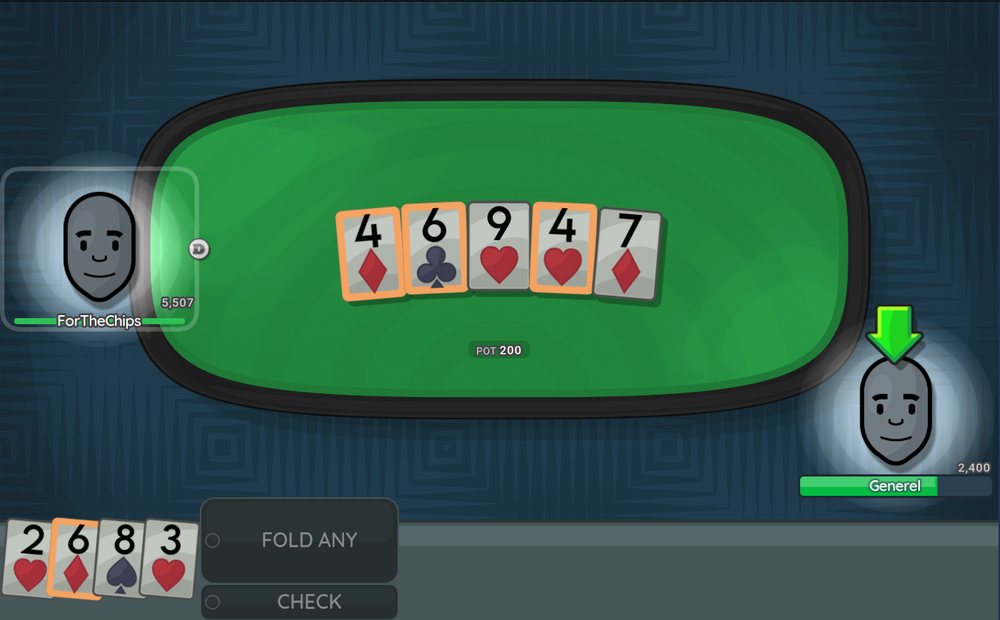
#> input picture pokerbot/triplejack/old/tests/sitting_real.png, 1000 x 620 px, shrunk from 1346 x 834 before the run
$ python test.py
#> lines starting #> are read from the running program, lines starting #| are printed output that depends on the picture; after the words box and inside, x2 and y2 are one past the last pixel; in counts of white or black regions, pixels touching at a corner belong together
import cv2
import numpy as np

# Function to check if a contour is likely a card
def is_card(contour, min_area=1000, max_area=10000, min_aspect_ratio=1.5, max_aspect_ratio=2.5):
    # Get the bounding rectangle of the contour
    x, y, w, h = cv2.boundingRect(contour)

    # Calculate area and aspect ratio
    area = w * h
    aspect_ratio = float(w) / h if h != 0 else 0

    print(area)

    # Check if the contour meets the criteria
    if min_area < area < max_area and min_aspect_ratio < aspect_ratio < max_aspect_ratio:
        return True
    return False

# Step 1: Read the image
image = cv2.imread('sitting_real.png')
#> image is the input picture: shape (620, 1000, 3); mean B, G, R 74.5, 88.4, 50.5

# Step 2: Preprocess the image
gray = cv2.cvtColor(image, cv2.COLOR_BGR2GRAY)
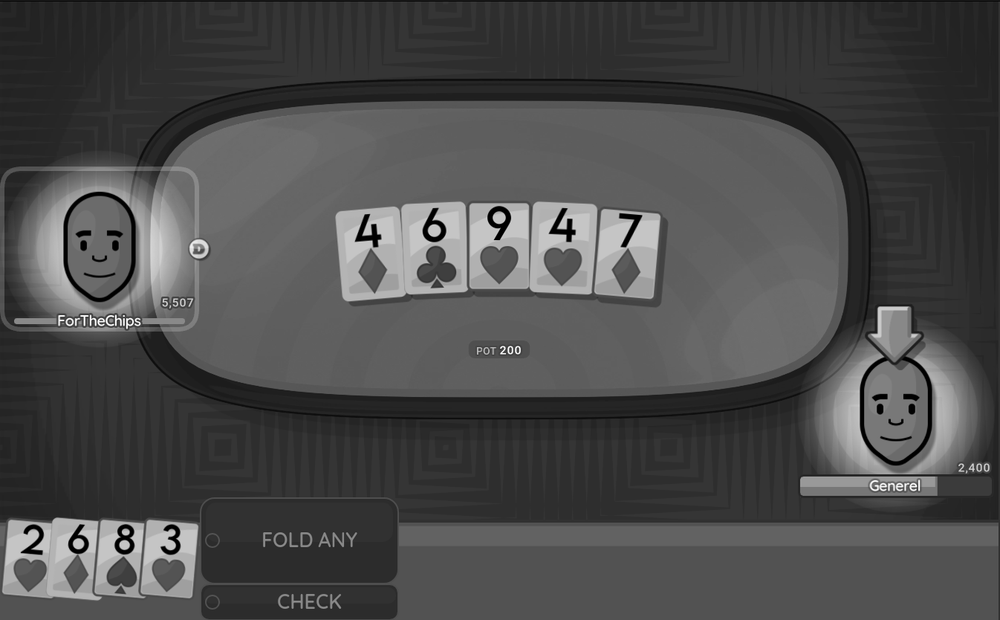
#> gray: shape (620, 1000); min 0, max 255, mean 75.5
_, edged = cv2.threshold(gray, 127, 255, cv2.THRESH_BINARY)
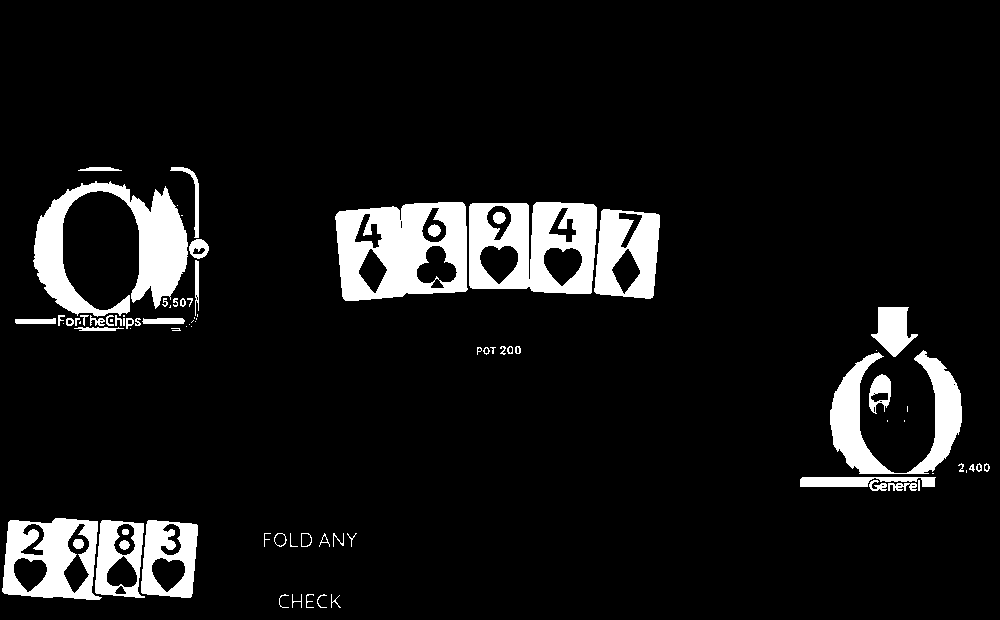
#> edged: shape (620, 1000); 8.4% white; 85 white regions (26 under 20 px)
# blurred = cv2.GaussianBlur(gray, (5, 5), 0)
# edged = cv2.Canny(gray, 50, 200)

# Step 3: Find contours
contours, _ = cv2.findContours(gray.copy(), cv2.RETR_CCOMP, cv2.CHAIN_APPROX_TC89_L1)
#> contours = 699 contours, 681 with area under 20; largest, box (x1, y1, x2, y2) and area: (0, 0, 1000, 620) 618381, (927, 380, 931, 435) 152, (861, 380, 865, 435) 152, (549, 221, 576, 240) 114, (359, 226, 381, 245) 108

# Step 4: Filter and approximate contours
card_contours = []
for contour in contours:
    # Approximate the contour
    epsilon = 0.02 * cv2.arcLength(contour, True)
    approx = cv2.approxPolyDP(contour, epsilon, True)

    # Check if the approximated contour has four points (a rectangle) and meets the card criteria
    if len(approx) == 4:
        card_contours.append(approx)
#> this loop made 699 passes
#> (epsilon, approx) on passes 2 to 4: (64.72, [[0, 0], [0, 619], [999, 619], [999, 0]]), (0.24, [[167, 553], [173, 553]]), (0.16, [[122, 553], [126, 553]])
#> after the loop, card_contours = 32 contours, 30 with area under 20; largest, box (x1, y1, x2, y2) and area: (0, 0, 1000, 620) 618381, (21, 550, 43, 554) 38

# Step 5: Draw bounding rectangles
for contour in card_contours:
    cv2.drawContours(image, [contour], -1, (0, 255, 0), 3)
#> this loop made 32 passes
#> contour on passes 1 to 12: [[0, 0], [0, 619], [999, 619], [999, 0]], [[167, 551], [173, 550], [176, 552], [173, 553]], [[21, 552], [23, 550], [42, 551], [35, 553]], [[120, 529], [121, 533], [119, 535], [119, 532]], [[878, 456], [880, 455], [882, 457], [880, 458]], [[914, 453], [914, 455], [912, 457], [910, 454]], [[877, 453], [879, 452], [881, 454], [879, 455]], [[864, 431], [865, 434], [863, 437], [862, 434]], [[905, 396], [906, 394], [915, 395], [911, 397]], [[863, 377], [865, 380], [864, 383], [862, 380]], [[78, 288], [80, 287], [82, 289], [80, 290]], [[126, 279], [128, 281], [126, 284], [124, 281]]
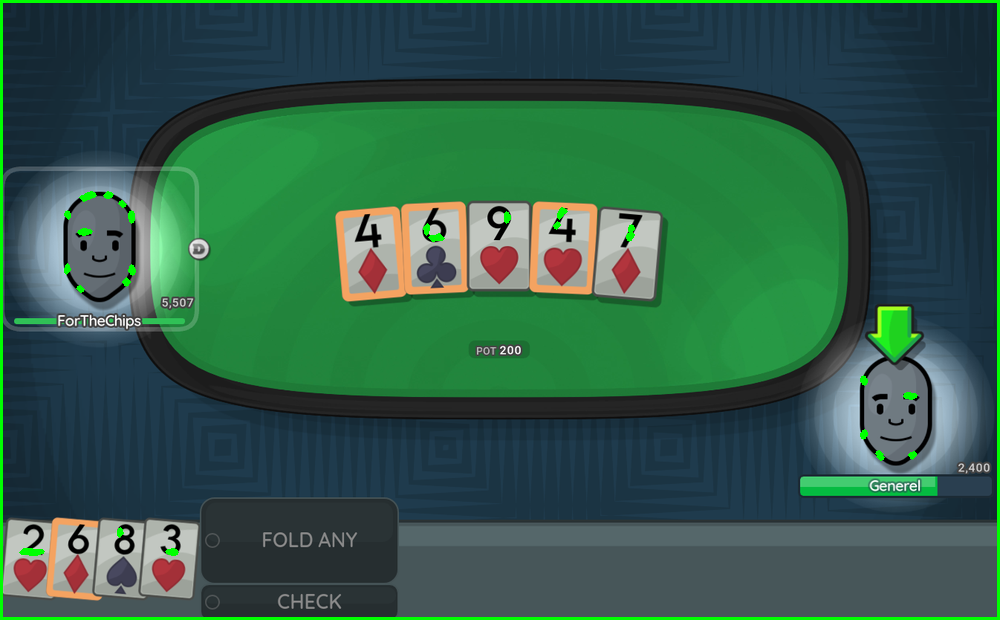
#> image: shape (620, 1000, 3); 1.83% of pixels changed, all inside (x1, y1, x2, y2) = (0, 0, 1000, 620)

# Display the result
cv2.imshow('Original Image', edged)
cv2.imshow('Detected Cards', image)
cv2.waitKey(0)
cv2.destroyAllWindows()

$ run again, with pokerbot/triplejack/old/tests/download (1).png copied over pokerbot/triplejack/old/tests/sitting_real.png
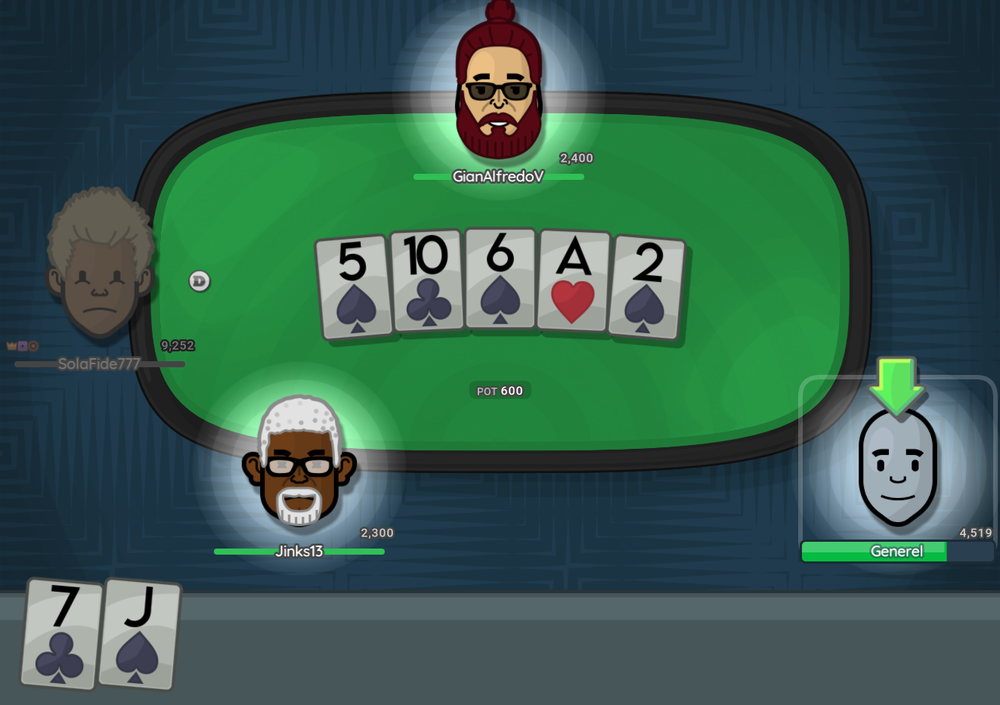
#> input picture pokerbot/triplejack/old/tests/download (1).png, 1000 x 705 px, shrunk from 1323 x 933 before the run
#> image is the input picture: shape (705, 1000, 3); mean B, G, R 79.4, 91.9, 55.4
#> `_, edged = cv2.threshold(gray, 127, 255, cv2.THRESH_BINARY)`:
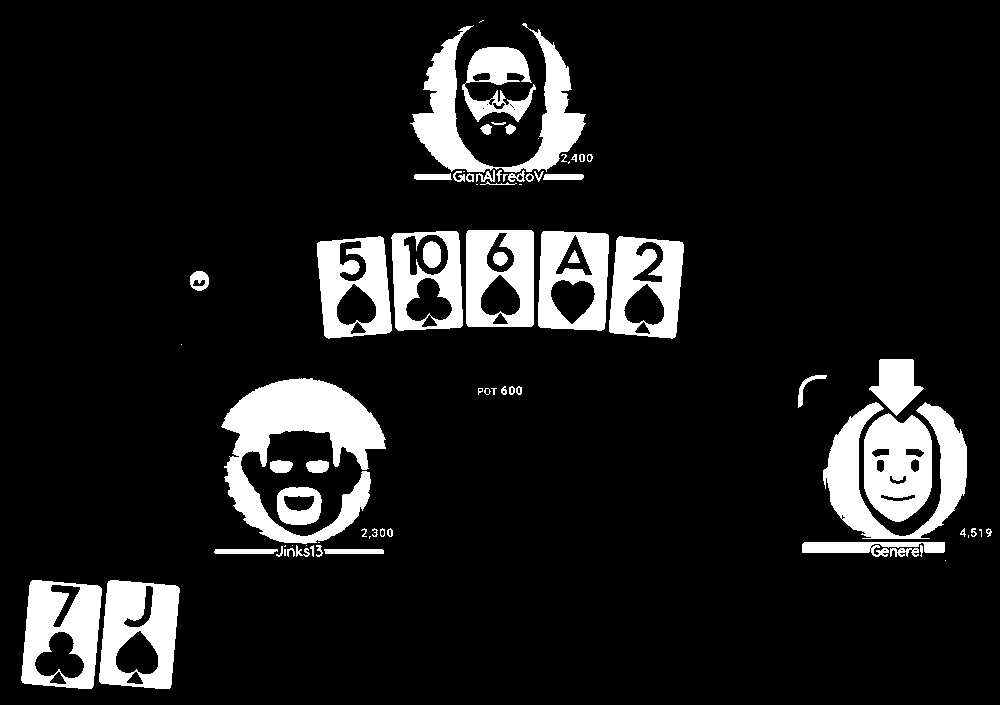
#> edged: shape (705, 1000); 11.1% white; 78 white regions (19 under 20 px)
#> contours = 640 contours, 588 with area under 20; largest, box (x1, y1, x2, y2) and area: (0, 0, 1000, 705) 703296, (931, 434, 937, 493) 216, (145, 587, 153, 619) 138, (633, 271, 662, 282) 124, (333, 469, 346, 507) 120
#> the loop `for contour in contours:` made 640 passes
#> (epsilon, approx) on passes 1 to 3: (0, [[72, 593]]), (0.08, [[347, 477], [347, 479]]), (0.24, [[336, 474], [336, 480]])
#> after the loop `for contour in contours:`: card_contours = 41 contours, 31 with area under 20; largest, box (x1, y1, x2, y2) and area: (0, 0, 1000, 705) 703296, (410, 246, 414, 273) 39, (308, 473, 328, 476) 33, (271, 473, 290, 476) 31, (507, 76, 523, 81) 30
#> the loop `for contour in card_contours:` made 41 passes
#> contour on passes 1 to 8: [[0, 0], [0, 704], [999, 704], [999, 0]], [[137, 622], [133, 624], [128, 623], [133, 621]], [[52, 590], [53, 587], [54, 589], [63, 590]], [[908, 523], [905, 525], [901, 524], [905, 522]], [[264, 498], [265, 502], [263, 504], [263, 501]], [[342, 482], [345, 480], [347, 483], [344, 483]], [[905, 480], [903, 482], [899, 481], [902, 480]], [[890, 480], [893, 480], [896, 481], [892, 482]]
#> after the loop `for contour in card_contours:`:
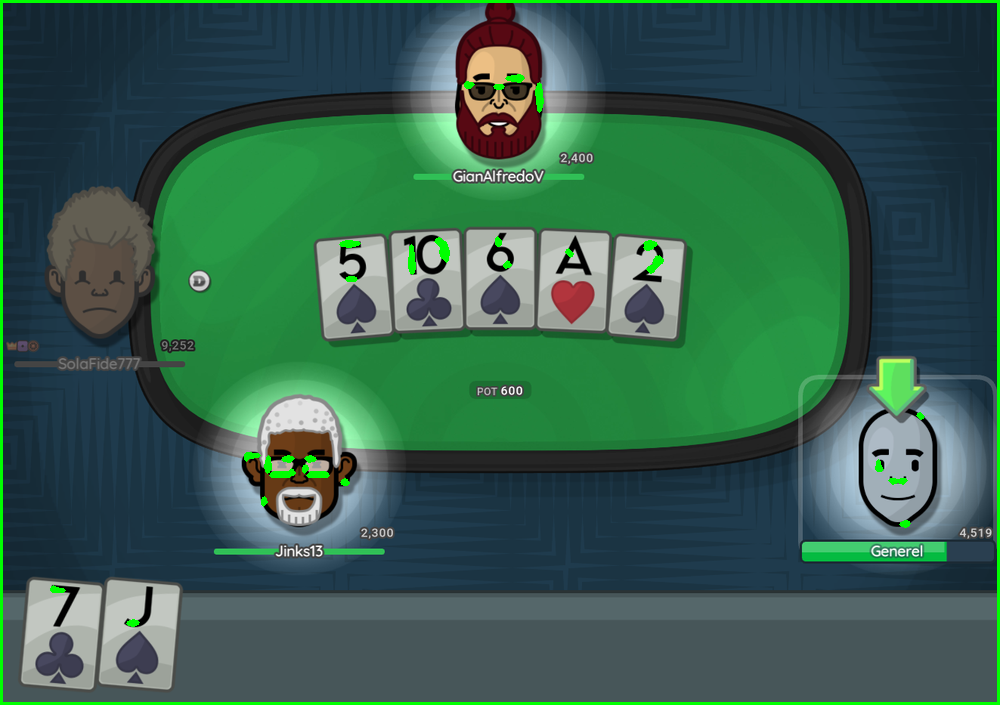
#> image: shape (705, 1000, 3); 1.83% of pixels changed, all inside (x1, y1, x2, y2) = (0, 0, 1000, 705)
